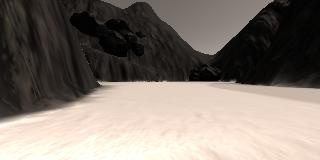
#> input picture ROS-Projects/Search and Sample bot/2.jpg, 320 x 160 px, found by its file name
$ jupyter execute --allow-errors 'Mapping and Steering.ipynb'   (shell and % lines are left out)   (older library calls are emulated)
#> lines starting #> are read from the running program, lines starting #| are printed output that depends on the picture
[cell 1]
import cv2
import numpy as np
import matplotlib.image  as mpimg
import matplotlib.pyplot as plt

img = mpimg.imread('/home/shaxpy/Downloads/Search and Sample bot/2.jpg')
#> img is the input picture: shape (160, 320, 3); mean R, G, B 128.4, 119, 110.8

def perspect_transform(img,src,dst):
    m=cv2.getPerspectiveTransform(src,dst)
    warped=cv2.warpPerspective(img,m,(img.shape[1],img.shape[0]))
    return warped

# Perform warping and color thresholding
##########

# Define calibration box in source (actual) and destination (desired) coordinates
# These source and destination points are defined to warp the image
# to a grid where each 10x10 pixel square represents 1 square meter
sze=5
# Bottom offset to account for the fact that the bottom of the image
# is not the position of the rover but a bit in front of it
bottom=6
source=np.float32([[14,139],[301,140],[200,96],[118,96]])
dest=np.float32([[img.shape[1]/2-sze,img.shape[0]-bottom],
                 [img.shape[1]/2+sze,img.shape[0]-bottom],
                 [img.shape[1]/2+sze,img.shape[0]- 2*sze-bottom],
                 [img.shape[1]/2-sze,img.shape[0]- 2*sze-bottom],])

warped=perspect_transform(img,source,dest)
#> in perspect_transform, `warped=cv2.warpPerspective(img,m,(img.shape[1],img.shape[0]))`:
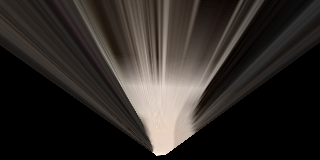
#> warped: shape (160, 320, 3); mean R, G, B 46.9, 42.1, 38.6
#> (the rest of this cell did not finish here and is left out)

[cell 2]
# from extra_functions import perspect_transform, color_thresh, rover_coords


# Rover yaw values will come as floats from 0 to 360
# Generate a random value in this range
# Note: you need to convert this to radians
    # before adding to pixel_angles
rover_yaw = np.random.random(1)*360

# Generate a random rover position in world coords
# Position values will range from 20 to 180 to
# avoid the edges in a 200 x 200 pixel world
rover_xpos = np.random.random(1)*160 + 20
rover_ypos = np.random.random(1)*160 + 20

# Note: Since we've chosen random numbers for yaw and position,
# multiple run of the code will result in different outputs each time.

## Rotation

[cell 3]
# Define a function to apply a rotation to pixel positions
# [8 lines left out: function rotate_pix, not called in this run]

## Scaling and Translation

[cell 4]
# Define a function to perform a translation
# [7 lines left out: function translate_pix, not called in this run]

[cell 5]
# Define a function to apply rotation and translation (and clipping)
# Once you define the two functions above this function should work
# [10 lines left out: function pix_to_world, not called in this run]

# warped = perspect_transform(img,source,dest)
# colorsel = color_thresh(warped, rgb_thresh=(160, 160, 160))
# Extract navigable terrain pixels
#> (the rest of this cell did not finish here and is left out)

## Autonomous Navigation

[cell 6]
# [6 lines left out: function to_polar_coords, not called in this run]

[cell 7]
import matplotlib.pyplot as plt
import matplotlib.image as mpimg
# Uncomment the next line for use in a Jupyter notebook
import numpy as np
# from extra_functions import perspect_transform, color_thresh, rover_coords

image = mpimg.imread('/home/shaxpy/Downloads/Search and Sample bot/angle_example.jpg')
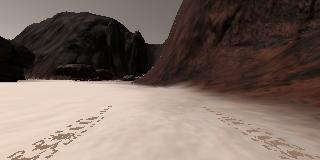
#> input picture ROS-Projects/Search and Sample bot/angle_example.jpg, 320 x 160 px, found by its file name
#> image is the input picture: shape (160, 320, 3); mean R, G, B 121.3, 104.9, 96.2
#> (the rest of this cell did not finish here and is left out)
